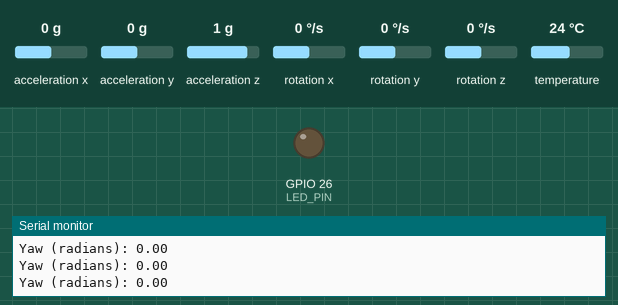
This sketch was run on a simulated ESP32. On the bench: output pins drawn as LEDs (lit = HIGH), the last lines printed to the serial monitor. Inputs (shaded band) come from the test bench; at power-on: rotation z 0 °/s, acceleration x 0 g, acceleration y 0 g, acceleration z 1 g, rotation x 0 °/s, rotation y 0 °/s, temperature 24 °C.

Above: at 1.2 s.
1.3 s: rotation z set to 28 °/s
4.3 s: rotation z set to 35 °/s
At 5.2 s:
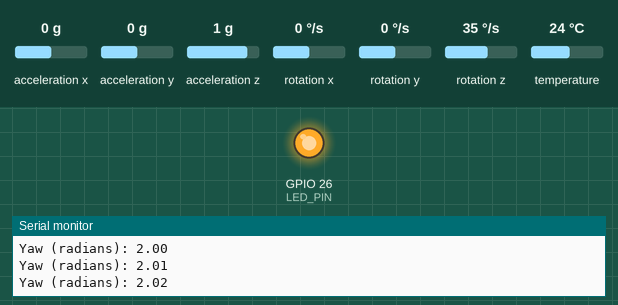
5.9 s: rotation z set to -14 °/s
8.9 s: rotation z set to -19 °/s
10.8 s: rotation z set to 8 °/s
13.8 s: rotation z set to 11 °/s
Timing chart, 0 to 16.6 s (numbered marks = the images above; inputs shaded):
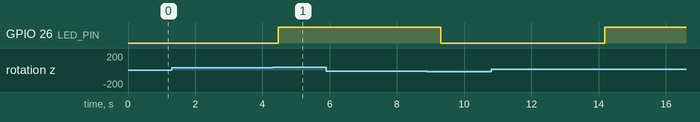

Measured:
- the behaviour switches between 30 and 31 °/s on rotation z (found by bisection; images 0 and 1)

The sketch:

mpu6050-rotation-detection.ino
```cpp
#include <Wire.h>
#include <Adafruit_MPU6050.h>
#include <Adafruit_Sensor.h>

#define LED_PIN 26
#define I2C_SCL_PIN 18
#define I2C_SDA_PIN 19

Adafruit_MPU6050 mpu;

float yaw = 0.0;
unsigned long lastTime = 0;

void setup() {
  Serial.begin(115200);
  Serial.println("MPU-6050 Rotation Test");

  pinMode(LED_PIN, OUTPUT);

  // Initialize I2C
  Wire.begin(I2C_SDA_PIN, I2C_SCL_PIN);

  // Initialize MPU-6050
  if (!mpu.begin()) {
    Serial.println("Failed to find MPU6050 chip");
    while (1) {
      delay(10);
    }
  }

  Serial.println("MPU6050 Initialized");

  mpu.setAccelerometerRange(MPU6050_RANGE_8_G);
  mpu.setGyroRange(MPU6050_RANGE_500_DEG);
  mpu.setFilterBandwidth(MPU6050_BAND_21_HZ);

  lastTime = millis();
}

void loop() {
  sensors_event_t accel, gyro, temp;
  mpu.getEvent(&accel, &gyro, &temp);

  // Calculate time difference (deltaTime)
  unsigned long currentTime = millis();
  float deltaTime = (currentTime - lastTime) / 1000.0;
  lastTime = currentTime;

  // Read gyroscope Z-axis data for yaw
  float rotationZ = gyro.gyro.z; // Rotation in rad/s

  // Calculate yaw using integration
  yaw += rotationZ * deltaTime;

  // Print yaw angle
  Serial.print("Yaw (radians): ");
  Serial.println(yaw);

  // Turn on LED if yaw angle reaches 90 degrees
  if (yaw >= 1.5708) {
    digitalWrite(LED_PIN, HIGH);
  } else {
    digitalWrite(LED_PIN, LOW);
  }

  delay(10);
}
```
